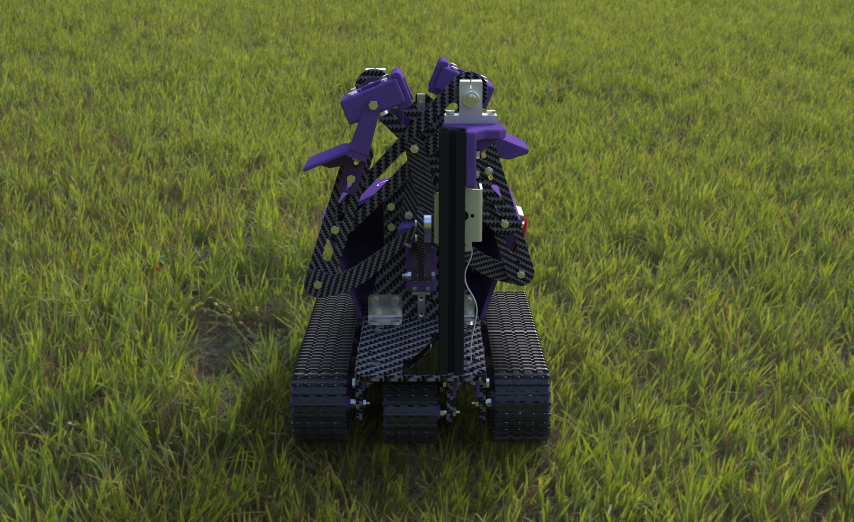
#> input picture Photos/0622静态渲染.10.jpg, 2560 x 1564 px (shown at 1/3 size)
$ python -i 'OpenCV Project in Raspberry Pi.py'   (imports and definitions only)
#> lines starting #> are read from the running program, lines starting #| are printed output that depends on the picture
import cv2
import numpy as np
import sys
import RPi.GPIO as GPIO
import socket

# [1 line that did not run here, left out]
# [1 line not run here, left out]

# open a camera with certain index
frameWidth = 1280
frameHeight = 720
# [11 lines not run here, left out]

Type = ["WHITE", "YELLOW", "GREEN", "STEM"]
Color = [(255, 255, 255), (51, 255, 255), (0, 204, 0), (0, 204, 0)]
h_min = [68, 39, 68, 40]
h_max = [91, 71, 96, 98]
s_min = [0, 18, 50, 13]
s_max = [21, 82, 255, 69]
v_min = [255, 217, 124, 0]
v_max = [255, 255, 255, 255]

# [1 line not run here, left out]
# [1 line that did not run here, left out]
# [1 line not run here, left out]
# [1 line that did not run here, left out]
# [1 line not run here, left out]
# [1 line that did not run here, left out]
lowermask = np.array([0, 0, 100])
uppermask = np.array([0, 0, 255])
# [1 line that did not run here, left out]
# [1 line that did not run here, left out]
# [1 line that did not run here, left out]


# what if put all of the process into the definition?
# [57 lines left out: functions getLeaves, getStems, not called in this run]


def StopTarget(image):
    imgHSVtarget = cv2.bitwise_and(image, image, mask=mask_target)
    lower = np.array([40, 30, 135])
    upper = np.array([90, 210, 255])
    mask = cv2.inRange(imgHSVtarget, lower, upper)  # get the threshold of green leaves
    kernel = np.ones((3, 3), np.uint8)
    mask = cv2.dilate(mask, kernel, iterations=2)  # dilate
    contours, hierarchy = cv2.findContours(mask, cv2.RETR_EXTERNAL, cv2.CHAIN_APPROX_NONE)
    for cnt in contours:
        area = cv2.contourArea(cnt)
        print(area)
        if area > 2000:
            # [4 lines of commented-out code are left out]
            return True
    else:
        return False


# [30 lines left out: function StopStems, not called in this run]


message = ['0', '0', '0', '0', '0', '0', '0', '0', '0', '0', '0', '0', '0', '0', '0', '0', '0', '0', '0', '0', '0', '0',
           '0', '0']
x1 = -2
x2 = -1
complete = 0
# [103 lines not run here, left out]

>>> import cv2
>>> picture = cv2.imread('../../Photos/0622静态渲染.10.jpg', cv2.IMREAD_GRAYSCALE)
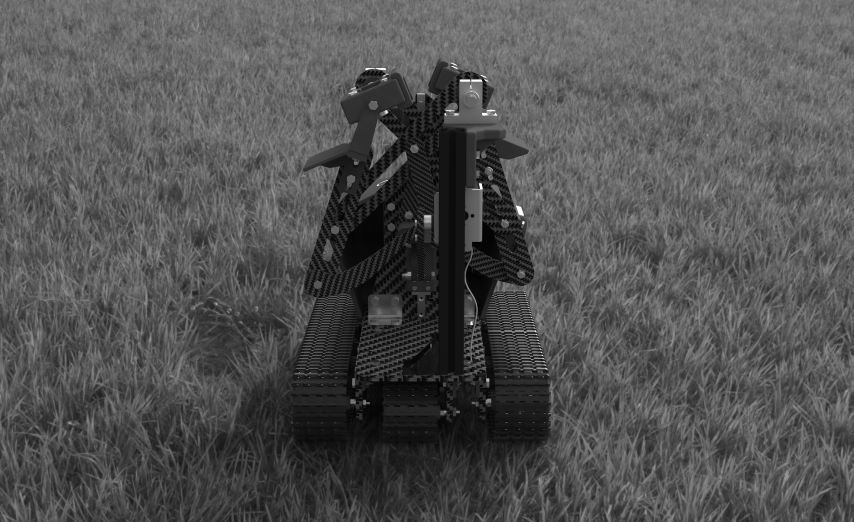
#> picture: shape (1564, 2560) (shown at 1/3 size); min 0, max 255, mean 82
#> (the run stopped early here; a loop or call above may not have finished)

$ run again, on Photos/0622静态渲染.11.jpg
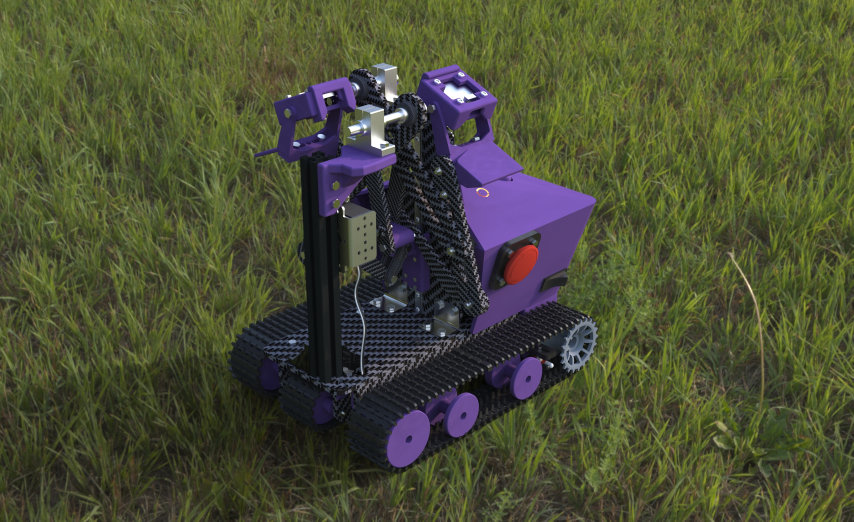
#> input picture Photos/0622静态渲染.11.jpg, 2560 x 1564 px (shown at 1/3 size)
#> `picture = cv2.imread('../../Photos/0622静态渲染.10.jpg', cv2.IMREAD_GRAYSC..`:
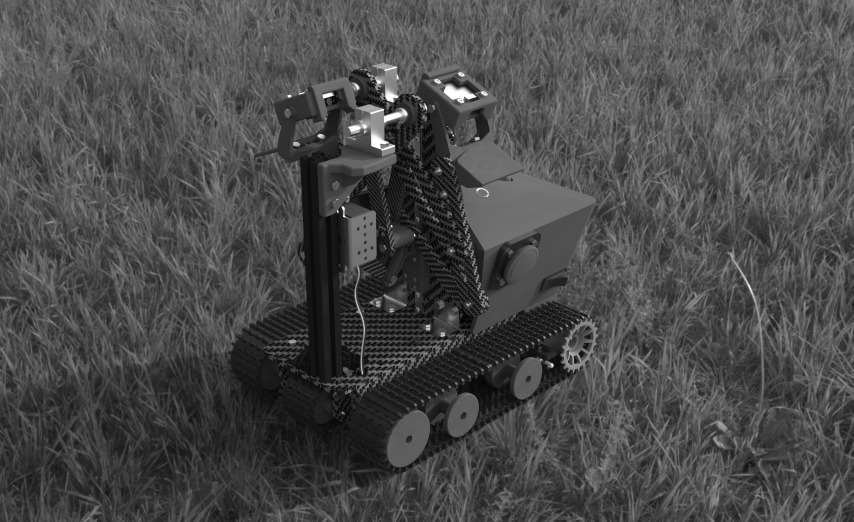
#> picture: shape (1564, 2560) (shown at 1/3 size); min 1, max 255, mean 74

$ run again, on Photos/0622静态渲染.12.jpg
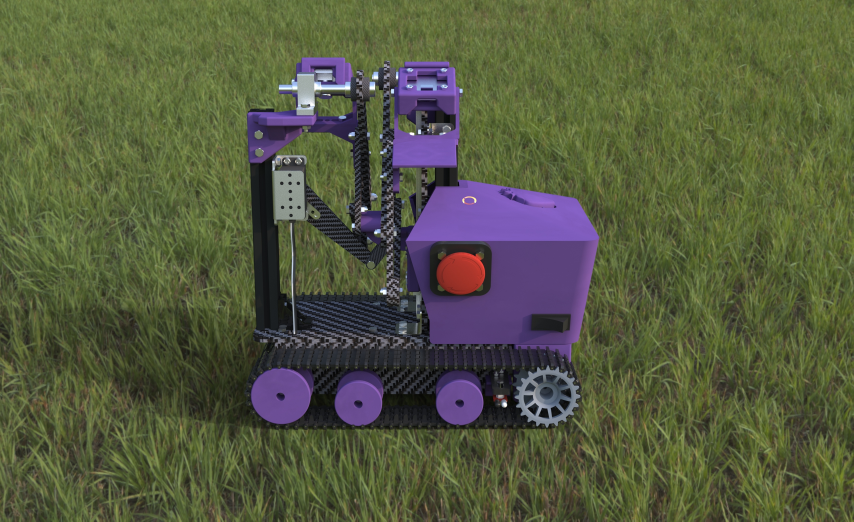
#> input picture Photos/0622静态渲染.12.jpg, 2560 x 1564 px (shown at 1/3 size)
#> `picture = cv2.imread('../../Photos/0622静态渲染.10.jpg', cv2.IMREAD_GRAYSC..`:
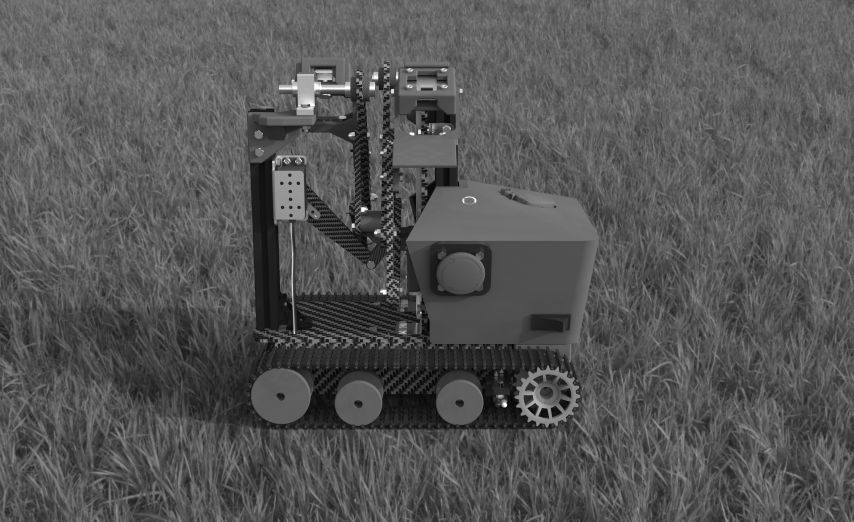
#> picture: shape (1564, 2560) (shown at 1/3 size); min 0, max 255, mean 85.6

$ run again, on Photos/0622静态渲染.13.jpg
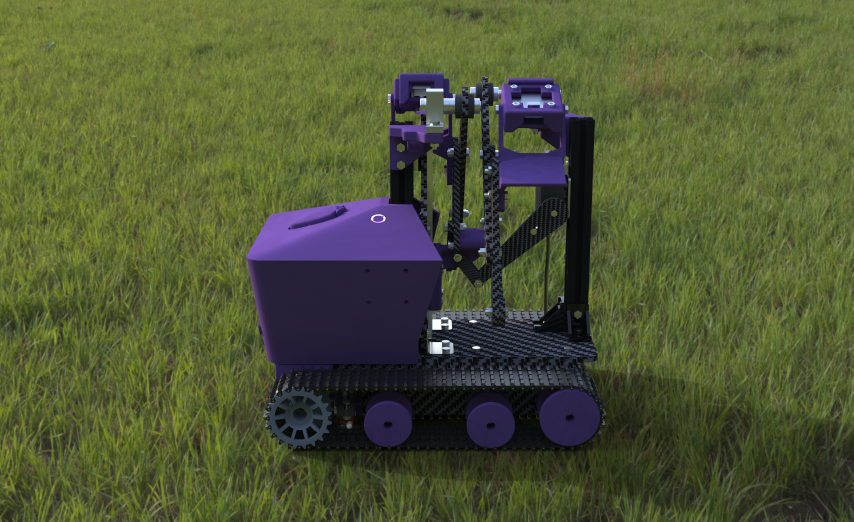
#> input picture Photos/0622静态渲染.13.jpg, 2560 x 1564 px (shown at 1/3 size)
#> `picture = cv2.imread('../../Photos/0622静态渲染.10.jpg', cv2.IMREAD_GRAYSC..`:
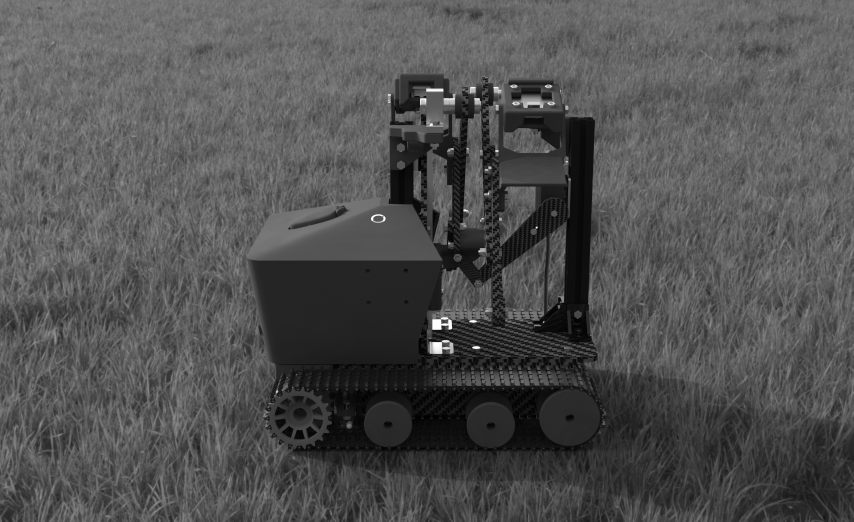
#> picture: shape (1564, 2560) (shown at 1/3 size); min 0, max 255, mean 81.2
